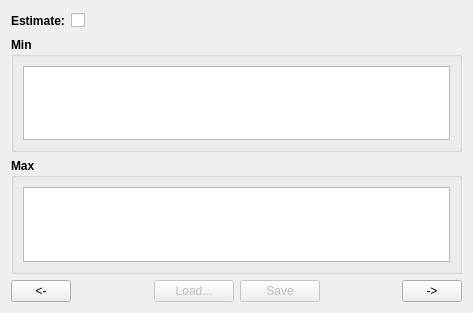
<?xml version="1.0" encoding="UTF-8"?>
<ui version="4.0">
 <class>Estimation_Tab2_HarvestTab</class>
 <widget class="QWidget" name="Estimation_Tab2_HarvestTab">
  <property name="geometry">
   <rect>
    <x>0</x>
    <y>0</y>
    <width>473</width>
    <height>313</height>
   </rect>
  </property>
  <property name="windowTitle">
   <string>Form</string>
  </property>
  <layout class="QVBoxLayout" name="verticalLayout">
   <item>
    <layout class="QHBoxLayout" name="horizontalLayout">
     <item>
      <widget class="QLabel" name="label">
       <property name="font">
        <font>
         <weight>75</weight>
         <bold>true</bold>
        </font>
       </property>
       <property name="text">
        <string>Estimate:</string>
       </property>
      </widget>
     </item>
     <item>
      <widget class="QCheckBox" name="checkBox">
       <property name="toolTip">
        <string>Sets Min=Max</string>
       </property>
       <property name="statusTip">
        <string>Sets Min=Max</string>
       </property>
       <property name="text">
        <string/>
       </property>
      </widget>
     </item>
     <item>
      <spacer name="horizontalSpacer">
       <property name="orientation">
        <enum>Qt::Horizontal</enum>
       </property>
       <property name="sizeHint" stdset="0">
        <size>
         <width>40</width>
         <height>20</height>
        </size>
       </property>
      </spacer>
     </item>
    </layout>
   </item>
   <item>
    <widget class="QGroupBox" name="Estimation_Tab2_HarvestMinGB">
     <property name="font">
      <font>
       <weight>75</weight>
       <bold>true</bold>
      </font>
     </property>
     <property name="title">
      <string>Min</string>
     </property>
     <layout class="QVBoxLayout" name="verticalLayout_4">
      <item>
       <widget class="QTableView" name="Estimation_Tab2_HarvestMinTV">
        <property name="font">
         <font>
          <weight>50</weight>
          <bold>false</bold>
         </font>
        </property>
        <property name="toolTip">
         <string>These data are from the table: Effort</string>
        </property>
        <property name="statusTip">
         <string>These data are from the table: Effort</string>
        </property>
       </widget>
      </item>
     </layout>
    </widget>
   </item>
   <item>
    <widget class="QGroupBox" name="Estimation_Tab2_HarvestMaxGB">
     <property name="font">
      <font>
       <weight>75</weight>
       <bold>true</bold>
      </font>
     </property>
     <property name="title">
      <string>Max</string>
     </property>
     <layout class="QVBoxLayout" name="verticalLayout_5">
      <item>
       <widget class="QTableView" name="Estimation_Tab2_HarvestMaxTV">
        <property name="font">
         <font>
          <weight>50</weight>
          <bold>false</bold>
         </font>
        </property>
        <property name="toolTip">
         <string>These data are from the table: Effort</string>
        </property>
        <property name="statusTip">
         <string>These data are from the table: Effort</string>
        </property>
       </widget>
      </item>
     </layout>
    </widget>
   </item>
   <item>
    <layout class="QHBoxLayout" name="horizontalLayout_88">
     <item>
      <widget class="QPushButton" name="Estimation_Tab2_PrevPB">
       <property name="sizePolicy">
        <sizepolicy hsizetype="Fixed" vsizetype="Fixed">
         <horstretch>0</horstretch>
         <verstretch>0</verstretch>
        </sizepolicy>
       </property>
       <property name="minimumSize">
        <size>
         <width>60</width>
         <height>0</height>
        </size>
       </property>
       <property name="maximumSize">
        <size>
         <width>60</width>
         <height>16777215</height>
        </size>
       </property>
       <property name="toolTip">
        <string>Go to the previous page</string>
       </property>
       <property name="statusTip">
        <string>Go to the previous page</string>
       </property>
       <property name="text">
        <string>&lt;-</string>
       </property>
      </widget>
     </item>
     <item>
      <spacer name="horizontalSpacer_100">
       <property name="orientation">
        <enum>Qt::Horizontal</enum>
       </property>
       <property name="sizeHint" stdset="0">
        <size>
         <width>40</width>
         <height>20</height>
        </size>
       </property>
      </spacer>
     </item>
     <item>
      <widget class="QPushButton" name="Estimation_Tab2_LoadPB">
       <property name="enabled">
        <bool>false</bool>
       </property>
       <property name="toolTip">
        <string>Load the CSV file</string>
       </property>
       <property name="statusTip">
        <string>Load the CSV file</string>
       </property>
       <property name="text">
        <string>Load...</string>
       </property>
      </widget>
     </item>
     <item>
      <widget class="QPushButton" name="Estimation_Tab2_SavePB">
       <property name="enabled">
        <bool>false</bool>
       </property>
       <property name="toolTip">
        <string>Save above data for all Species to CSV file and to database table</string>
       </property>
       <property name="statusTip">
        <string>Save above data for all Species to CSV file and to database table</string>
       </property>
       <property name="text">
        <string>Save</string>
       </property>
      </widget>
     </item>
     <item>
      <spacer name="verticalSpacer_46">
       <property name="orientation">
        <enum>Qt::Horizontal</enum>
       </property>
       <property name="sizeType">
        <enum>QSizePolicy::Expanding</enum>
       </property>
       <property name="sizeHint" stdset="0">
        <size>
         <width>48</width>
         <height>20</height>
        </size>
       </property>
      </spacer>
     </item>
     <item>
      <widget class="QPushButton" name="Estimation_Tab2_NextPB">
       <property name="enabled">
        <bool>true</bool>
       </property>
       <property name="sizePolicy">
        <sizepolicy hsizetype="Fixed" vsizetype="Fixed">
         <horstretch>0</horstretch>
         <verstretch>0</verstretch>
        </sizepolicy>
       </property>
       <property name="minimumSize">
        <size>
         <width>60</width>
         <height>0</height>
        </size>
       </property>
       <property name="maximumSize">
        <size>
         <width>60</width>
         <height>16777215</height>
        </size>
       </property>
       <property name="toolTip">
        <string>Go to the next tab page</string>
       </property>
       <property name="statusTip">
        <string>Go to the next tab page</string>
       </property>
       <property name="text">
        <string>-&gt;</string>
       </property>
      </widget>
     </item>
    </layout>
   </item>
  </layout>
 </widget>
 <resources/>
 <connections/>
</ui>
